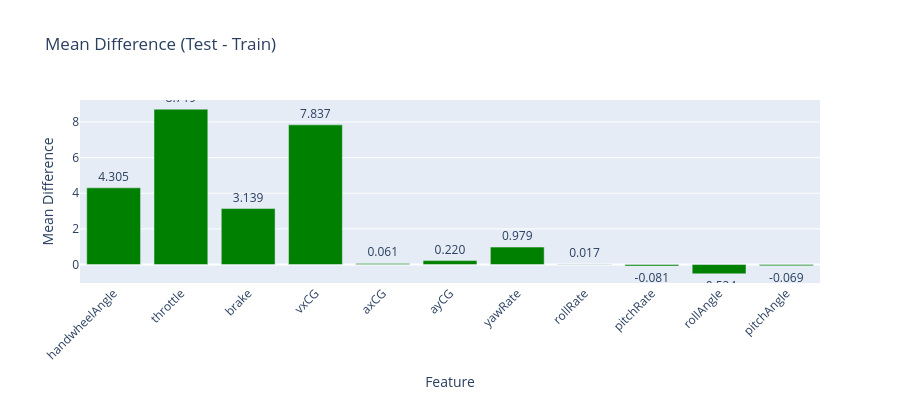

The notebook cell this image was saved under:
### Code cell
# Visualize mean differences
fig = go.Figure(go.Bar(
    x=stats_df['Feature'],
    y=stats_df['Mean Diff'],
    marker_color=['red' if abs(x) > stats_df['Train Std'].values[i] * 0.5 else 'green' 
                  for i, x in enumerate(stats_df['Mean Diff'])],
    text=[f"{x:.3f}" for x in stats_df['Mean Diff']],
    textposition='outside'
))
fig.update_layout(
    title='Mean Difference (Test - Train)',
    xaxis_title='Feature',
    yaxis_title='Mean Difference',
    height=400,
    xaxis_tickangle=-45
)
fig.show()

### Figure 1 — Plotly figure (JSON) as saved in the notebook; plotly's stock layout.template omitted (floating-point values rounded to 4 significant figures)
{"data": [{"marker": {"color": ["green", "green", "green", "green", "green", "green", "green", "green", "green", "green", "green"]}, "text": ["4.305", "8.719", "3.139", "7.837", "0.061", "0.220", "0.979", "0.017", "-0.081", "-0.524", "-0.069"], "textposition": "outside", "type": "bar", "x": ["handwheelAngle", "throttle", "brake", "vxCG", "axCG", "ayCG", "yawRate", "rollRate", "pitchRate", "rollAngle", "pitchAngle"], "y": [4.305, 8.719, 3.139, 7.837, 0.06099, 0.2204, 0.9787, 0.01703, -0.08118, -0.5239, -0.06895]}], "layout": {"height": 400, "title": {"text": "Mean Difference (Test - Train)"}, "xaxis": {"tickangle": -45, "title": {"text": "Feature"}}, "yaxis": {"title": {"text": "Mean Difference"}}}}
